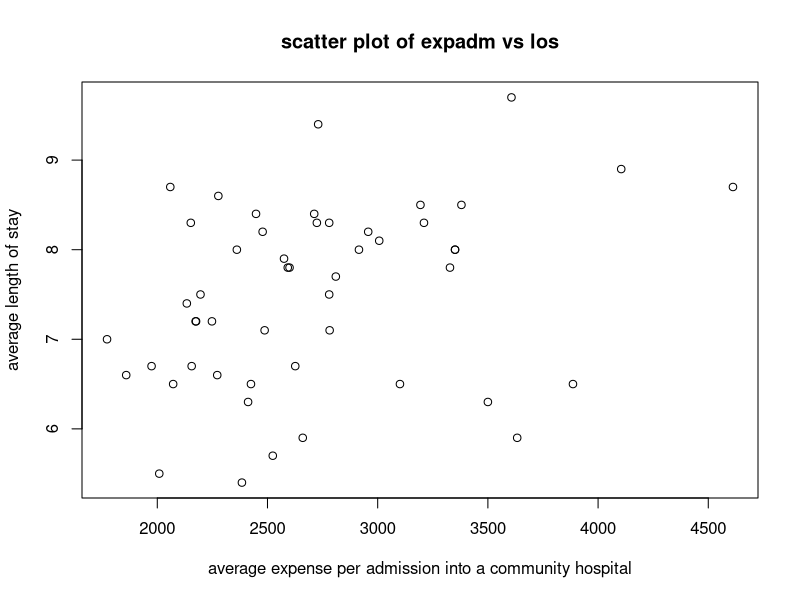
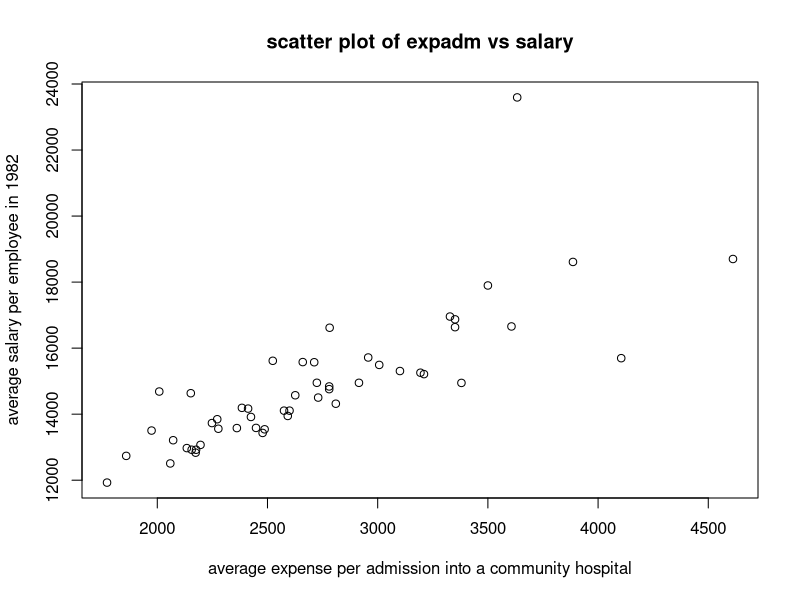
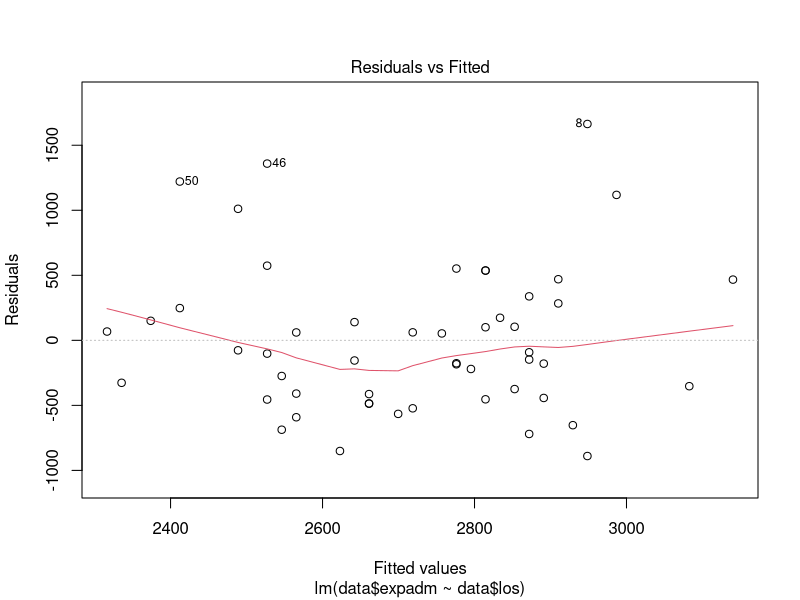
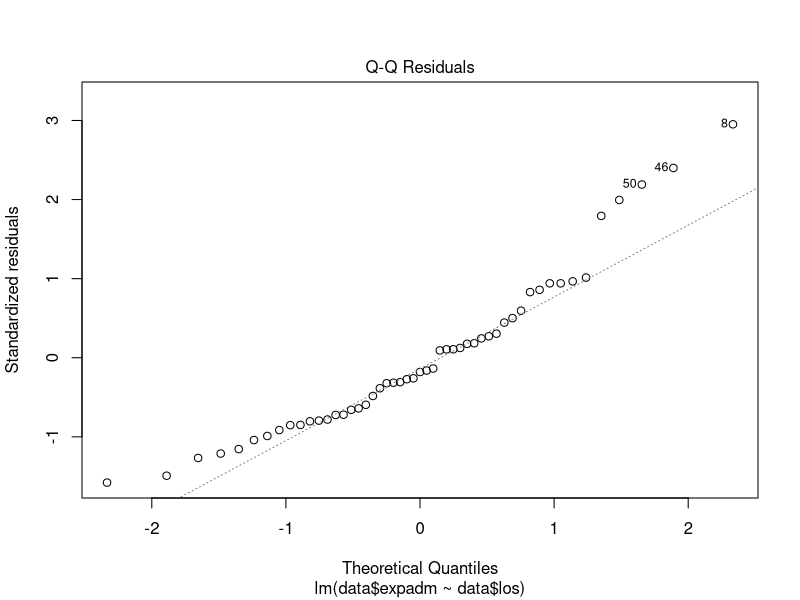

Here is the R script that generated these plots, in order:
data <- read.table(file="hospital.txt", header = TRUE)

plot(data$expadm, data$los, xlab = "average expense per admission into a community hospital",
     ylab = "average length of stay",
     main = "scatter plot of expadm vs los")

plot(data$expadm, data$salary, xlab = "average expense per admission into a community hospital",
     ylab = "average salary per employee in 1982",
     main = "scatter plot of expadm vs salary")



line <- lm(data$expadm ~ data$los)
summary(line)




predict(line, data.frame(los = 6), interval = "confidence")


plot(line, which = 1)
plot(line, which = 2)

line2 <- lm(expadm ~ los + salary, data = data)
summary(line2)

line3 <- lm(expadm ~ los, data = data)
anova(line2, line3)